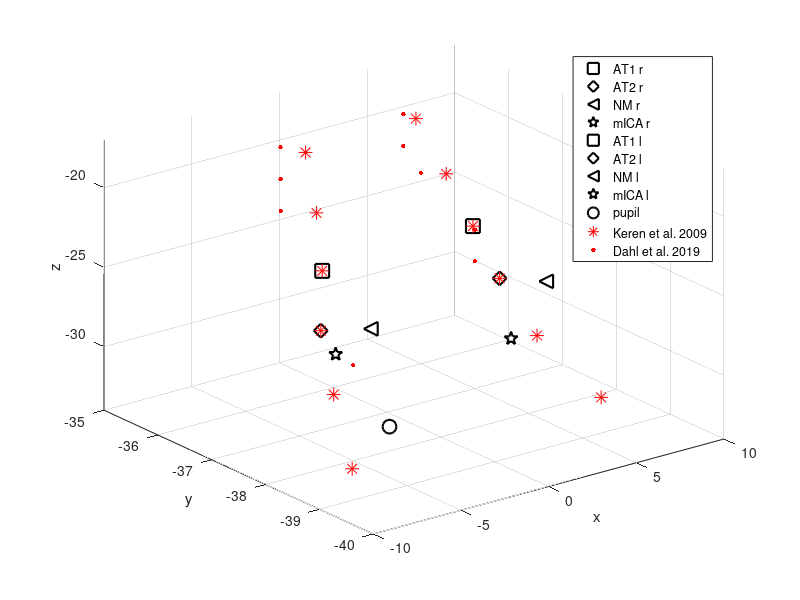

Reproduce this figure in MATLAB.
% AUTHOR        Veronica Maki-Marttunen
% CONTACT       makimarttunen.veronica@gmail.com
% DATE          August 2020
% MATLAB        R2019b
% Code shared with publication Uncovering the locus coeruleus
% 2020

% Calculate euclidean distance between two centers of coordinates
% Plot peak coordinates (Figure 6)

%LC left
AT1 = [-3.7 -37 -24]; % peak coordinate reported in Keren et al. 2009, z = -24
AT2 = [-4.7 -37 -27]; % peak coordinate reported in Keren et al. 2009, z = -27
NM = [-4 -38 -26]; % peak coordinate group NM mask of current study

p1 = AT1; % or AT2
p2 = NM;
distance = sqrt( (p2(1)-p1(1)).^2 + (p2(2)-p1(2)).^2 + (p2(3)-p1(3)).^2)

%LC right
AT1 = [5.2 -37 -24]; % peak coordinate reported in Keren et al. 2009, z = -24
AT2 = [5.8 -37 -27]; % peak coordinate reported in Keren et al. 2009, z = -27
NM_new = [6 -38 -26]; % peak coordinate group NM mask of current study

p1 = AT1; % or AT2
p2 = NM;
distance = sqrt( (p2(1)-p1(1)).^2 + (p2(2)-p1(2)).^2 + (p2(3)-p1(3)).^2)

% Plot peak coordinates

shapestring = {'s','d','<','pentagram','o'};
figure

x = [5.2 5.8 6 4];
y = [-36.9 -37.2 -38 -38];
z = [-24 -27 -26 -29];
for i = 1:length(x)
plot3(x(i),y(i),z(i),'Color', 'k','Marker',shapestring{i},'markersize',10,'linestyle','none','linewidth',1.5)
hold on
end

x = [-3.7 -4.7 -4 -6 -6 ];
y = [-37 -37.3 -38 -38 -39];
z = [-24 -27 -26 -27 -30];
for i = 1:length(x)
plot3(x(i),y(i),z(i),'Color', 'k','Marker',shapestring{i},'markersize',10,'linestyle','none','linewidth',1.5)
hold on
end

% Coordinates from previous papers, all slices
% Keren et al. 2009, Dahl et al. 2019

xK = [-2.5 -3.1 -3.7 -4.7 -5.5 -6.9 4.1 4.6 5.2 5.8 6.4 7.6];  
yK = [-36.3 -36.7 -37.0 -37.3 -37.8 -38.6 -36.2 -36.6 -36.9 -37.2 -37.7 -38.5];
zK =  [-18 -21 -24 -27 -30 -33 -18 -21 -24 -27 -30 -33];

xD = [4 -3 4 -3 5 -3 5 5 -5];  
yD = [-36 -36 -36 -36 -36 -36 -37 -37 -38];
zD =  [-18 -18 -20 -20 -22 -22 -24 -26 -28];

plot3(xK,yK,zK,'Color', 'r','Marker','*','markersize',10,'linestyle','none')
hold on
plot3(xD,yD,zD,'Color', 'r','Marker','.','markersize',10,'linestyle','none')

xlim([-10 10])
ylim([-40 -35])
zlim([-34 -17])
grid on
xlabel('x')
ylabel('y')
zlabel('z')
legend('AT1 r','AT2 r','NM r','mICA r','AT1 l','AT2 l','NM l','mICA l', 'pupil','Keren et al. 2009','Dahl et al. 2019')
